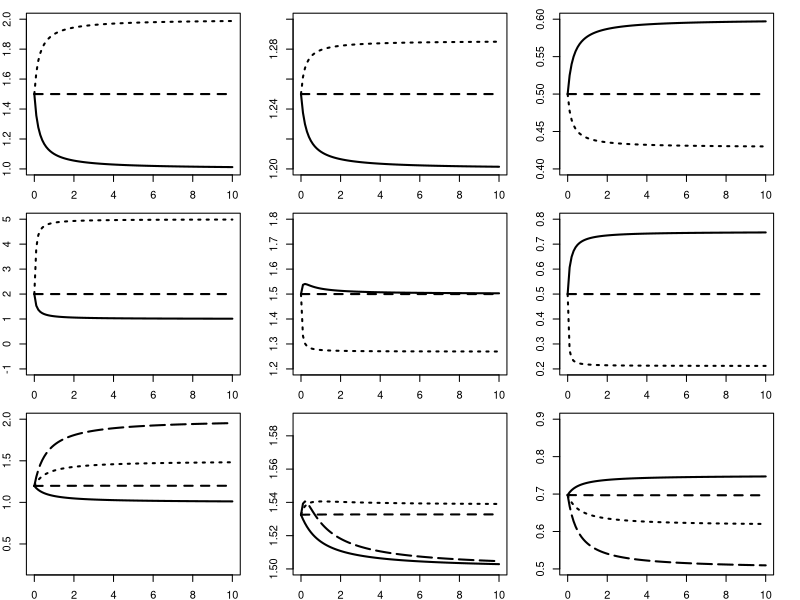

The R script that drew this image:
#setwd("C:\\Users\\jiaojin1\\Downloads\\PhD work")

library(deSolve)



library(reshape)



library(ggplot2)



library(scales)



library(pheatmap)


####Open system
JAP07<-function(t, inits,parameters) {
  
  
  with(as.list(c(inits, parameters)),{
    
    AF=R-(mu+F)*A11-DM*beta*A11+DM*A22   
    
    
    AM=R-mu*A22-DM*A22+DM*beta*A11
    
    
    list(c(AF,AM))
    
  })
  
}


####close system
JAP08<-function(t, inits,parameters) {
  
  
  with(as.list(c(inits, parameters)),{
    
    AF=r*A11-e*A11^2-(mu+F)*A11-DM*beta*A11+DM*A22   
    
    
    AM=r*A22-e*A22^2-mu*A22-DM*A22+DM*beta*A11
    
    
    list(c(AF,AM))
    
  })
  
}


#semi-close system
JAP09<-function(t, inits,parameters) {
  
  
  with(as.list(c(inits, parameters)),{
    
    AF=r/2*(A11+A22)-e*A11^2-(mu+F)*A11-DM*beta*A11+DM*A22   
    
    
    AM=r/2*(A11+A22)-e*A22^2-mu*A22-DM*A22+DM*beta*A11
    
    
    list(c(AF,AM))
    
  })
  
}


###differential movement is defined as D1/D2

Timesteps=500

times <- seq(0, Timesteps, by = 1)

inits <- c(A11=1,A22=1)

DM<-seq(0,10,0.1)

F=0.25


###Open system

A1.eq1<-c()
A2.eq1<-c()

A1.eq1.5<-c()
A2.eq1.5<-c()


A1.eq2<-c()
A2.eq2<-c()

A_bef<-c()
####close system

B1.eq1<-c()
B2.eq1<-c()

B1.eq2<-c()
B2.eq2<-c()

B1.eq5<-c()
B2.eq5<-c()

####Semi-close system

C1.eq1<-c()
C2.eq1<-c()

C1.eq1.2<-c()
C2.eq1.2<-c()

C1.eq2<-c()
C2.eq2<-c()

C1.eq5<-c()
C2.eq5<-c()

for(i in 1:length(DM))
{
  ####open system
  parameters <- c(R=2,beta=1,mu=0.5,F=0.25,DM=DM[i])   
  
  out= ode(y = inits, times = times, func = JAP07, parms = parameters)
  
  A1.eq1[i]=out[Timesteps+1,2]    
  
  A2.eq1[i]=out[Timesteps+1,3]
  
  
  parameters <- c(R=2,beta=1.5,mu=0.5,F=0.25,DM=DM[i])   
  
  out= ode(y = inits, times = times, func = JAP07, parms = parameters)
  
  A1.eq1.5[i]=out[Timesteps+1,2]    
  
  A2.eq1.5[i]=out[Timesteps+1,3]
  
  parameters <- c(R=2,beta=2,mu=0.5,F=0.25,DM=DM[i])   
  
  out= ode(y = inits, times = times, func = JAP07, parms = parameters)
  
  A1.eq2[i]=out[Timesteps+1,2]    
  
  A2.eq2[i]=out[Timesteps+1,3]
  
  parameters_before <- c(R=2,beta=0,mu=0.5,F=0.25,DM=0) 
  out_bef= ode(y = inits, times = times, func = JAP07, parms = parameters_before)
  
  A_bef[i]<-out_bef[Timesteps+1,2]

  
  ####close system
  parameters <- c(r=1,e=0.01,beta=1,mu=0.5,F=0.25,DM=DM[i])   
  
  out= ode(y = inits, times = times, func = JAP08, parms = parameters)
  
  B1.eq1[i]=out[Timesteps+1,2]    
  
  B2.eq1[i]=out[Timesteps+1,3]
  
  
  parameters <- c(r=1,e=0.01,beta=2,mu=0.5,F=0.25,DM=DM[i])   
  
  out= ode(y = inits, times = times, func = JAP08, parms = parameters)
  
  B1.eq2[i]=out[Timesteps+1,2]    
  
  B2.eq2[i]=out[Timesteps+1,3]
  
  parameters <- c(r=1,e=0.01,beta=5,mu=0.5,F=0.25,DM=DM[i])   
  
  out= ode(y = inits, times = times, func = JAP08, parms = parameters)
  
  B1.eq5[i]=out[Timesteps+1,2]    
  
  B2.eq5[i]=out[Timesteps+1,3]
  
  ####Semi-close system
  
  parameters <- c(r=1,e=0.01,beta=1,mu=0.5,F=0.25,DM=DM[i])   
  
  out= ode(y = inits, times = times, func = JAP09, parms = parameters)
  
  C1.eq1[i]=out[Timesteps+1,2]    
  
  C2.eq1[i]=out[Timesteps+1,3]
  
  
  parameters <- c(r=1,e=0.01,beta=1.2,mu=0.5,F=0.25,DM=DM[i])   
  
  out= ode(y = inits, times = times, func = JAP09, parms = parameters)
  
  C1.eq1.2[i]=out[Timesteps+1,2]    
  
  C2.eq1.2[i]=out[Timesteps+1,3]
  
  parameters <- c(r=1,e=0.01,beta=1.5,mu=0.5,F=0.25,DM=DM[i])   
  
  out= ode(y = inits, times = times, func = JAP09, parms = parameters)
  
  C1.eq2[i]=out[Timesteps+1,2]    
  
  C2.eq2[i]=out[Timesteps+1,3]
  
  parameters <- c(r=1,e=0.01,beta=2,mu=0.5,F=0.25,DM=DM[i])   
  
  out= ode(y = inits, times = times, func = JAP09, parms = parameters)
  
  C1.eq5[i]=out[Timesteps+1,2]    
  
  C2.eq5[i]=out[Timesteps+1,3]
}

###before indexes
loc_beforeA<-1
loc_beforeB<-1
loc_beforeC<-1

reg_beforeA<-A_bef[1]*2
##K_F=100, mu=0.5, F=0.25
reg_beforeB<-100*(1-0.5-0.25)*2
reg_beforeC<-reg_beforeB

fis_beforeA<-F*reg_beforeA
fis_beforeB<-F*reg_beforeB
fis_beforeC<-F*reg_beforeC
  
#local effect
locA1<-c()
locA1.5<-c()
locA2<-c()

locB1<-c()
locB2<-c()
locB5<-c()

locC1<-c()
locC1.2<-c()
locC2<-c()
locC5<-c()

for(i in 1:length(DM))
{
  locA1[i]<-A2.eq1[i]/A1.eq1[i]/loc_beforeA
  locA1.5[i]<-A2.eq1.5[i]/A1.eq1.5[i]/loc_beforeA
  locA2[i]<-A2.eq2[i]/A1.eq2[i]/loc_beforeA
  
  locB1[i]<-B2.eq1[i]/B1.eq1[i]/loc_beforeB
  locB2[i]<-B2.eq2[i]/B1.eq2[i]/loc_beforeB
  locB5[i]<-B2.eq5[i]/B1.eq5[i]/loc_beforeB
  
  locC1[i]<-C2.eq1[i]/C1.eq1[i]/loc_beforeC
  locC1.2[i]<-C2.eq1.2[i]/C1.eq1.2[i]/loc_beforeC
  locC2[i]<-C2.eq2[i]/C1.eq2[i]/loc_beforeC
  locC5[i]<-C2.eq5[i]/C1.eq5[i]/loc_beforeC
}

regA1<-c()
regA1.5<-c()
regA2<-c()

regB1<-c()
regB2<-c()
regB5<-c()

regC1<-c()
regC1.2<-c()
regC2<-c()
regC5<-c()

for(i in 1:length(DM))
{
  regA1[i]<-(A2.eq1[i]+A1.eq1[i])/reg_beforeA
  regA1.5[i]<-(A2.eq1.5[i]+A1.eq1.5[i])/reg_beforeA
  regA2[i]<-(A2.eq2[i]+A1.eq2[i])/reg_beforeA
  
  regB1[i]<-(B2.eq1[i]+B1.eq1[i])/reg_beforeB
  regB2[i]<-(B2.eq2[i]+B1.eq2[i])/reg_beforeB
  regB5[i]<-(B2.eq5[i]+B1.eq5[i])/reg_beforeB
  
  regC1[i]<-(C2.eq1[i]+C1.eq1[i])/reg_beforeC
  regC1.2[i]<-(C2.eq1.2[i]+C1.eq1.2[i])/reg_beforeC
  regC2[i]<-(C2.eq2[i]+C1.eq2[i])/reg_beforeC
  regC5[i]<-(C2.eq5[i]+C1.eq5[i])/reg_beforeC
  
}

yieA1<-c()
yieA1.5<-c()
yieA2<-c()

yieB1<-c()
yieB2<-c()
yieB5<-c()

yieC1<-c()
yieC1.2<-c()
yieC2<-c()
yieC5<-c()

for(i in 1:length(DM))
{
  yieA1[i]<-(A1.eq1[i]*F)/fis_beforeA
  yieA1.5[i]<-A1.eq1.5[i]*F/fis_beforeA
  yieA2[i]<-A1.eq2[i]*F/fis_beforeA
  
  yieB1[i]<-B1.eq1[i]*F/fis_beforeB
  yieB2[i]<-B1.eq2[i]*F/fis_beforeB
  yieB5[i]<-B1.eq5[i]*F/fis_beforeB
  
  yieC1[i]<-C1.eq1[i]*F/fis_beforeC
  yieC1.2[i]<-C1.eq1.2[i]*F/fis_beforeC
  yieC2[i]<-C1.eq2[i]*F/fis_beforeC
  yieC5[i]<-C1.eq5[i]*F/fis_beforeC
  
}


tiff("Fig.4_Appendix.tiff", width=5,height=5, units='in',res=600)
par(mfrow=c(3,3))
par(mar=c(1.9,2,1,2))

#plot(DM,locA1,ylim=c(min(locA1,locA1.5,locA2),max(locA1,locA1.5,locA2)),ylab="", xlab="",type="l",lwd=2)
plot(DM,locA1,ylim=c(1,2),ylab="", xlab="",type="l",lwd=2)
points(DM,locA1.5,type="l",lty=2,lwd=2)
points(DM,locA2,type="l",lty=3,lwd=2)
#dev.off()

#tiff("diff mov 9-11-17 Fig 3b.tiff", width=5,height=5, units='in',res=600)
#par(mar=c(3,6,3,6))
#plot(DM,regA1,ylim=c(min(regA1,regA1.5,regA2),max(regA1,regA1.5,regA2)),ylab="", xlab="",type="l",lwd=2)
plot(DM,regA1,ylim=c(1.2,1.3),ylab="", xlab="",type="l",lwd=2)
points(DM,regA1.5,type="l",lty=2,lwd=2)
points(DM,regA2,type="l",lty=3,lwd=2)
#dev.off()

#tiff("diff mov 9-11-17 Fig 3c.tiff", width=5,height=5, units='in',res=600)
#par(mar=c(3,6,3,6))
#plot(DM,yieA1,ylim=c(min(yieA1,yieA1.5,yieA2),max(yieA1,yieA1.5,yieA2)),ylab="", xlab="",type="l",lwd=2)
plot(DM,yieA1,ylim=c(0.4,0.6),ylab="", xlab="",type="l",lwd=2)
points(DM,yieA1.5,type="l",lty=2,lwd=2)
points(DM,yieA2,type="l",lty=3,lwd=2)


#####close system
#plot(DM,locB1,ylim=c(min(locB1,locB2,locB5),max(locB1,locB2,locB5)),ylab="", xlab="",type="l",lwd=2)
plot(DM,locB1,ylim=c(-1,5),ylab="", xlab="",type="l",lwd=2)
points(DM,locB2,type="l",lty=2,lwd=2)
points(DM,locB5,type="l",lty=3,lwd=2)
#dev.off()

#tiff("diff mov 9-11-17 Fig 3b.tiff", width=5,height=5, units='in',res=600)
#par(mar=c(3,6,3,6))
#plot(DM,regB1,ylim=c(min(regB1,regB2,regB5),max(regB1,regB2,regB5)),ylab="", xlab="",type="l",lwd=2)
plot(DM,regB1,ylim=c(1.2,1.8),ylab="", xlab="",type="l",lwd=2)
points(DM,regB2,type="l",lty=2,lwd=2)
points(DM,regB5,type="l",lty=3,lwd=2)
#dev.off()

#tiff("diff mov 9-11-17 Fig 3c.tiff", width=5,height=5, units='in',res=600)
#par(mar=c(3,6,3,6))
#plot(DM,yieB1,ylim=c(min(yieB1,yieB2,yieB5),max(yieB1,yieB2,yieB5)),ylab="", xlab="",type="l",lwd=2)
plot(DM,yieB1,ylim=c(0.2,0.8),ylab="", xlab="",type="l",lwd=2)
points(DM,yieB2,type="l",lty=2,lwd=2)
points(DM,yieB5,type="l",lty=3,lwd=2)

####semi_close system
#plot(DM,locC1,ylim=c(min(locC1,locC1.2,locC2,locC5),max(locC1,locC1.2,locC2,locC5)),ylab="", xlab="",type="l",lwd=2)
plot(DM,locC1,ylim=c(0.2,2),ylab="", xlab="",type="l",lwd=2)
points(DM,locC1.2,type="l",lty=2,lwd=2)
points(DM,locC2,type="l",lty=3,lwd=2)
points(DM,locC5,type="l",lty=5,lwd=2)
#dev.off()

#tiff("diff mov 9-11-17 Fig 3b.tiff", width=5,height=5, units='in',res=600)
#par(mar=c(3,6,3,6))
#plot(DM,regC1,ylim=c(min(regC1,regC1.2,regC2,regC5),max(regC1,regC1.2,regC2,regC5)),ylab="", xlab="",type="l",lwd=2)
plot(DM,regC1,ylim=c(1.5,1.59),ylab="", xlab="",type="l",lwd=2)
points(DM,regC1.2,type="l",lty=2,lwd=2)
points(DM,regC2,type="l",lty=3,lwd=2)
points(DM,regC5,type="l",lty=5,lwd=2)
#dev.off()

#tiff("diff mov 9-11-17 Fig 3c.tiff", width=5,height=5, units='in',res=600)
#par(mar=c(3,6,3,6))
#plot(DM,yieC1,ylim=c(min(yieC1,yieC1.2,yieC2,yieC5),max(yieC1,yieC1.2,yieC2,yieC5)),ylab="", xlab="",type="l",lwd=2)
plot(DM,yieC1,ylim=c(0.5,0.9),ylab="", xlab="",type="l",lwd=2)
points(DM,yieC1.2,type="l",lty=2,lwd=2)
points(DM,yieC2,type="l",lty=3,lwd=2)
points(DM,yieC5,type="l",lty=5,lwd=2)
dev.off()
